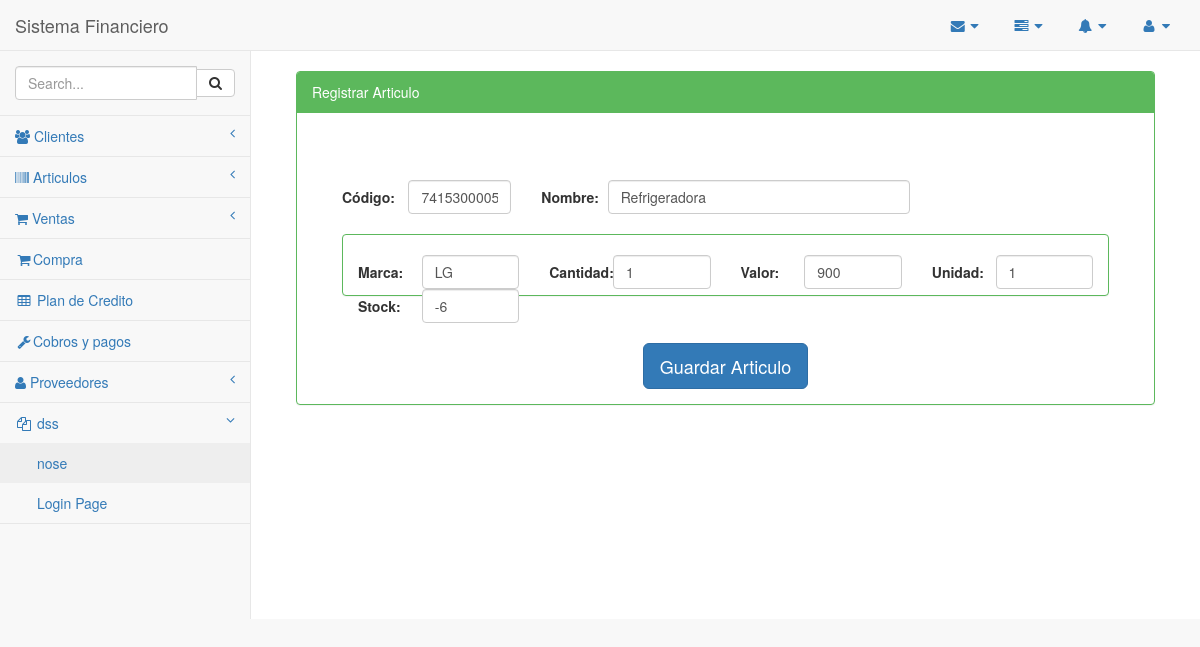
Page /Inventario/modificarInventario.php?ir=2 on the earlier database version.
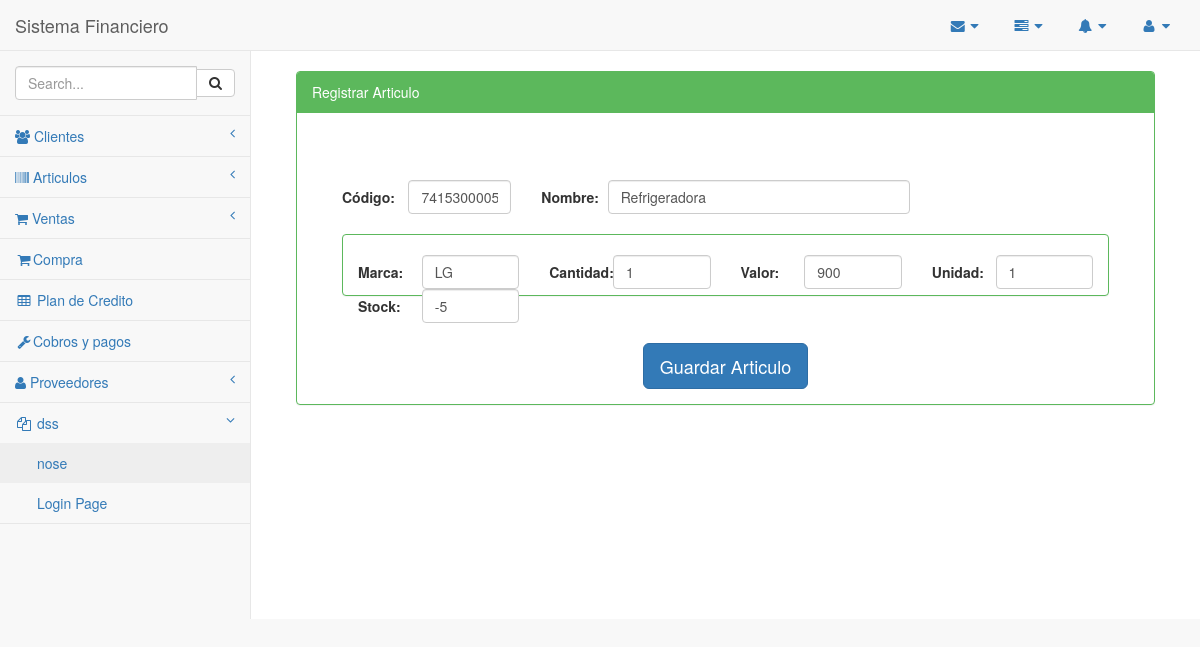
Same page on the later database version.
### tables this page shows
CREATE TABLE `inventario` (
  `idinventario` int(11) NOT NULL,
  `id_articulos` int(11) DEFAULT NULL,
  `stock` int(11) DEFAULT NULL,
  `stockMinimo` int(11) DEFAULT NULL,
  `pv` float DEFAULT NULL,
  `cant` int(11) DEFAULT NULL
);

### Inventario/modificarInventario.php (the view, shortened to what the changed rows need)
<?php
    include_once '../Plantilla/encabezado.php';
    include_once '../Plantilla/menuLateral.php';
     $modi = $_GET['ir'];
 ?>
  <div id="page-wrapper">
            <div class="container-fluid">
                <div class="row">
                    <div class="col-md-12">
                        <br/>
                         <div class="panel panel-green">
                        <div class="panel-body">
            <div class="row">
                <div class="col-md-12" >
                              <div class="col-md-12">
                                    <form class="form-horizontal" action="" method="post" role="form">
                                         <?php
                                    include_once '../conexion/php_conexion.php';
                                    $sacar = mysqli_query($conexion, "SELECT*FROM articulos WHERE idarticulos='$modi'");
                                    while ($fila = mysqli_fetch_array($sacar)) {
                                        $codigo = $fila['codigo'];
                                        $nombre = $fila['nombre'];
                                        $cantidad = $fila['cantidad'];
                                        $valor = $fila['valor'];
                                        $marca = $fila['marca'];
                                        $unidad = $fila['unidad'];
                                         $sacar1 = mysqli_query($conexion, "SELECT*FROM inventario, articulos WHERE idinventario='$modi' and id_articulos=idarticulos");
                                    while ($fila = mysqli_fetch_array($sacar1)) {
                                        $stock = $fila['stock'];
                                        ?>
                                            <label class="col-md-1 control-label">Código:</label>
                                            <div class="col-md-2">
                                                <input type="text" class="form-control" name="codigo" value="<?php echo $codigo; ?>">
                                            </div>
                                            <label class="col-md-1 control-label">Nombre:</label>
                                            <div class="col-md-5">
                                                <input type="text" class="form-control" name="nombre" value="<?php echo $nombre; ?>">
                                            </div>
                                        <div class="col-md-12">
                                         <br>
                                          <div class="panel panel-green">
                                         <br>
                                          <label class="col-md-1 control-label">Marca:</label>
                                            <div class="col-md-2">
                                                <input type="text" class="form-control" name="marca" value="<?php echo $marca; ?>">
                                            </div>
                                           <label class="col-md-1 control-label">Cantidad:</label>
                                            <div class="col-md-2">
                                                <input type="number" min="0" class="form-control" name="cantidad" value="<?php echo $cantidad; ?>">
                                            </div>
                                             <label class="col-md-1 control-label">Valor:</label>
                                            <div class="col-md-2">
                                                <input type="number" min="0" class="form-control" name="valor" value="<?php echo $valor; ?>">
                                            </div>
                                             <label class="col-md-1 control-label">Unidad:</label>
                                            <div class="col-md-2">
                                                <input type="number" min="0" class="form-control" name="unidad" value="<?php echo $unidad; ?>">
                                            </div>
                                            <label class="col-md-1 control-label">Stock:</label>
                                            <div class="col-md-2">
                                                <input type="number" min="0" class="form-control" name="stock" value="<?php echo $stock; ?>">
                                            </div>
                          <br>
                           <br>
                         </div>
                                            </div>
                                            </div>
                                        <div class="form-group" align="center" >
                                            <div class="col-md-12">
                                            <br>
                                <button type="submit" class="btn btn-primary btn-lg" name="btnEnviar">Guardar Articulo</button>
                                            </div>
                                        </div>
                                         <?php
                                }
                            }
                                ?>
                            </div>
                    </div>
                </div>
            </div>
        </div>
  <?php
   include_once '../Plantilla/inferior.php';
?>

### Plantilla/encabezado.php (shortened to what the changed rows need)
    <link href="../vendor/bootstrap/css/bootstrap.min.css" rel="stylesheet">
    <link href="../vendor/metisMenu/metisMenu.min.css" rel="stylesheet">
    <link href="../dist/css/sb-admin-2.css" rel="stylesheet">
    <link href="../vendor/font-awesome/css/font-awesome.min.css" rel="stylesheet" type="text/css">
<body>
    <div id="wrapper">
        <nav class="navbar navbar-default navbar-static-top" role="navigation" style="margin-bottom: 0">
            <div class="navbar-header">
                <a class="navbar-brand" href="../Inicio/index.php">Sistema Financiero</a>
            </div>

Differences in the rows shown:
changed inventario: stock "-6" → "-5"
